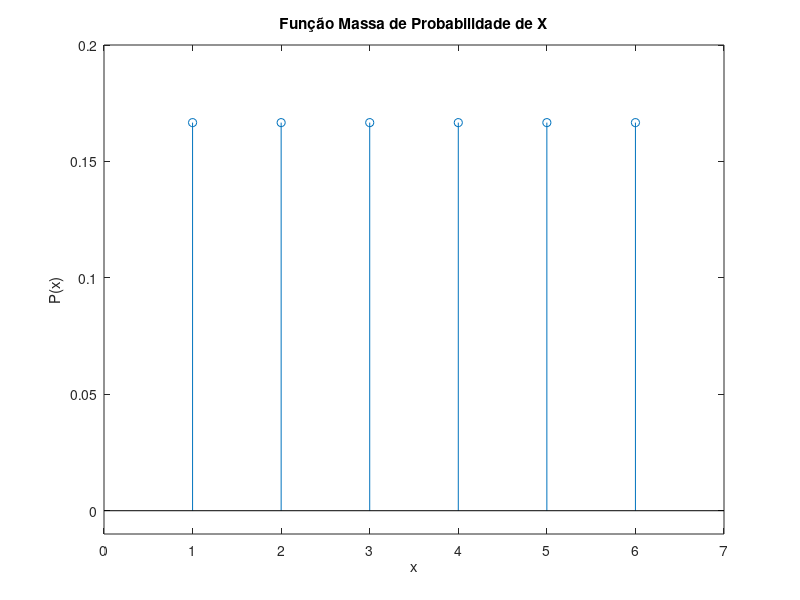
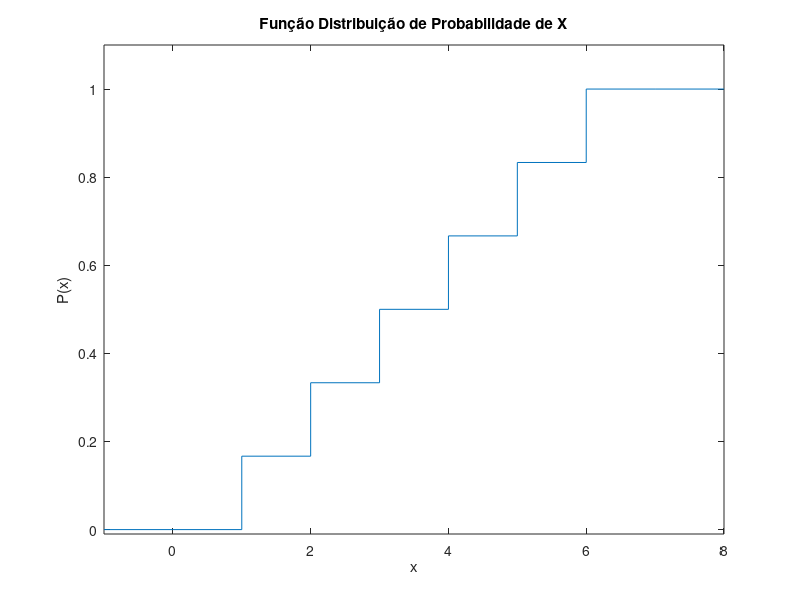

Write MATLAB code to recreate these figures, in order.
clear;
close all;
clc;

%% a)

x = 1:6; % Valores Possiveis
P = ones(size(x))/6;
figure(1)
stem(x,P)
axis([0 7 -0.01 0.2])
title("Função Massa de Probabilidade de X")
xlabel("x")
ylabel("P(x)")
%% b
P2 = [0 0 P 0 0];
x2 = -1:8;
acum = cumsum(P2);
figure(2)
stairs(x2,acum);
axis([-1 8 -0.01 1.1])
title("Função Distribuição de Probabilidade de X")
xlabel("x")
ylabel("P(x)")
